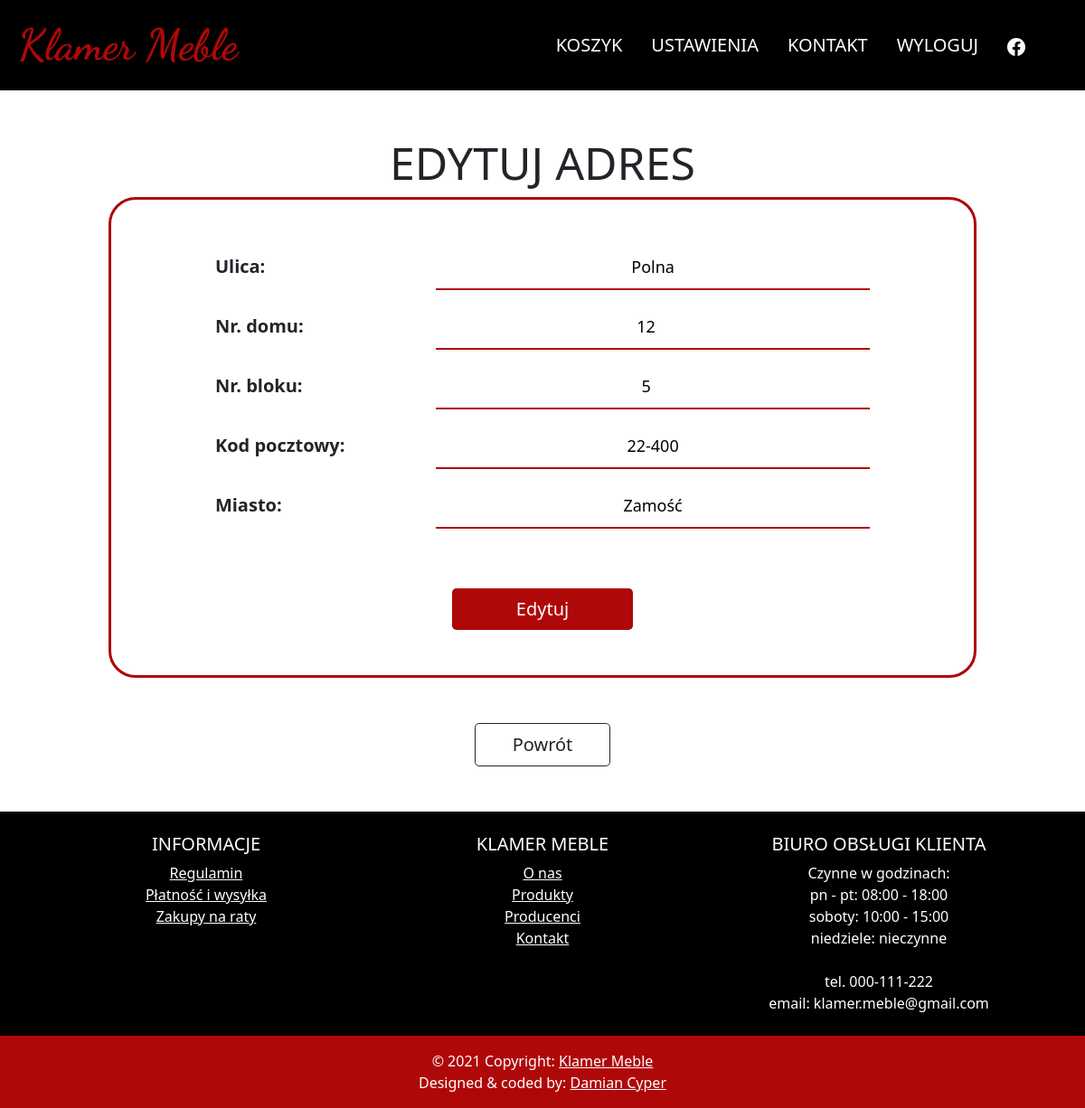
Page /settings/address/edit/1 (signed in) on the committed database.
### store/models.py (models this page shows, shortened)
class Address(models.Model):
    city = models.CharField(max_length=255)
    street = models.CharField(max_length=255)
    house_nr = models.CharField(max_length=5)
    building_nr = models.CharField(max_length=5, blank=True)
    zip_code = models.CharField(max_length=7)

### store/views.py (the view, shortened to what this page needs)
# urls.py: path('settings/address/edit/<int:pk>', AddressEditFormView.as_view(template_name='address_edit_form.html'), name='address_form'),
class AddressEditFormView(LoginRequiredMixin, generic.ListView):
    model = Address
    def get_context_data(self, **kwargs):
        context = super().get_context_data(**kwargs)
        context['pk'] = self.kwargs['pk']
        context['address'] = Address.objects.filter(id=context['pk'])[0] if context['pk'] != 0 else None
        return context

### store/templates/address_edit_form.html (shortened to what this page needs)
{% extends 'navMenu.html' %}
{% block additional %}
    {% load static %}
    <link href="{% static 'store/address.css' %}" rel="stylesheet">
{% endblock %}
{% block main %}
    <div class="container">
        {% if pk == 0 %}
            <h3>Dodaj nowy adres</h3>
        {% else %}
            <h3>Edytuj adres</h3>
        {%endif%}
    </div>
    <div style="min-height: 74vh; margin: 0 auto;" id="form">
      <form method="post" id="edit_form">
          <p>
              <label for="street">Ulica: </label>
              <input id="street" type="text" name="street" {% if address %}value="{{address.street}}"{%endif%} required>
          </p>
          <p>
              <label for="house_nr">Nr. domu: </label>
              <input id="house_nr" type="number" min="1" max="1000" name="house_nr" {% if address %}value="{{address.house_nr}}"{%endif%} required>
          </p>
          <p>
              <label for="block_nr">Nr. bloku: </label>
              <input id="block_nr" type="number" min="1" max="1000" name="block_nr" {% if address %}value="{{address.building_nr}}"{%endif%}>
          </p>
          <p>
              <label for="zip">Kod pocztowy: </label>
              <input id="zip" name="zip_code" type="text" inputmode="numeric" pattern="^(?(^00000(|-0000))|(\d{5}(|-\d{4})))$" {% if address %}value="{{address.zip_code}}"{%endif%} required>
          </p>
          <p>
              <label for="city">Miasto: </label>
              <input id="city" type="text" name="city" {% if address %}value="{{address.city}}"{%endif%} required>
          </p>
          <div class="form-actions">
              <button class="btn btn-lg btn-dark" type="submit" style="width: 200px" id="form-btn">
                    {% if pk == 0 %}
                        Dodaj
                    {% else %}
                        Edytuj
                    {%endif%}
              </button>
          </div>
      </form>
      <a type="button" class="btn btn-lg btn-outline-dark" href="/settings/address" id="go_back">Powrót</a>
    </div>
{% endblock %}

### store/static/store/address.css (style rules this page uses)
h3 { text-transform: uppercase; font-size: 50px!important; text-align: center; padding-top: 50px; }
label { width: 20vw; font-size: 20px; }
input, textarea { width: 40vw; border: none; border-bottom: 2px solid #af0809; outline: none; text-align: center; font-size: 18px!important; }
input { height: 50px; }
form { display: flex; flex-direction: column; align-items: center; border: 3px solid #af0809; width: 80vw; margin: 0 auto 100px auto; padding: 50px 0; border-radius: 30px; font-weight: bold; }
#form-btn { margin-top: 50px!important; background-color: #af0809; outline: none; border: none; }
#go_back { margin: -50px auto 50px auto; display: block; width: 150px; }

### rows in the picture
Address: street "Polna", house_nr "12", block_nr "5", zip_code "22-400", city "Zamość"
